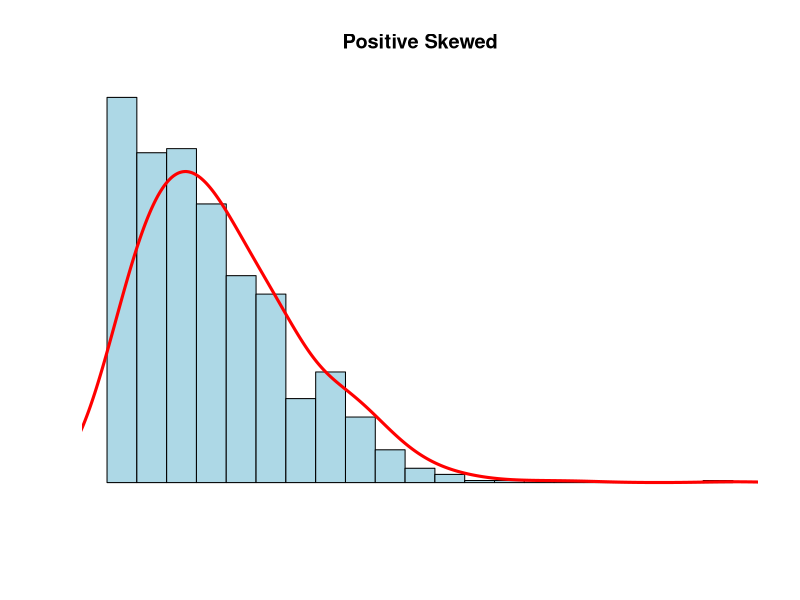

Here is the R script that generated this plot: (Note: this script raises an error after producing the figure.)
## ---- chunk 1
knitr::opts_chunk$set(echo = TRUE)
library(tidyverse)

frango_dieta <- read_csv("dados/brutos/frango_dieta.csv")
View(frango_dieta)

dados_co2 <- read_csv("dados/brutos/dados_co2.csv")
View(dados_co2)

dados_co2_tidy <- read_csv("dados/tidy/dados_co2_tidy.csv")
View(dados_co2_tidy)

tabela_1_4_ <- read_csv("dados/brutos/tabela 1 (4).csv")
View(tabela_1_4_)

## ---- chunk 2
X  <- c ( 68 , 70 , 72 , 58 , 90 , 110 , 68 , 70 , 72 , 80 , 80 , 67 , 90 , 94 , 100 , 80 , 75 , 79 , 84 , 90 )
## ---- chunk 3
mean ( X )

quantile ( X )

median ( X )

sd ( X )
## ---- chunk 4
frango_dieta <- read_csv("dados/brutos/frango_dieta.csv") 

## ---- chunk 5
mean(frango_dieta$peso )
## ---- chunk 6
sd(frango_dieta$peso )

## ---- chunk 7
N <- 1000
x <- rnbinom(N, 4, .5)
hist(
x,
xlim = c(min(x), max(x)),
probability = T,
nclass = max(x) - min(x) + 1,
col = 'lightblue', xlab = ' ', ylab = ' ', axes = F,
main = 'Positive Skewed'
)
lines(density(x, bw = 1), col = 'red', lwd = 3)

## ---- chunk 8
dados_co2 %>%                
pivot_longer(
1:13,                
names_to = "ano",    
values_to = "dez")  
  
## ---- chunk 9
dados_co2 <- read_csv("dados/brutos/dados_co2.csv")


dados_co2 %>% View()

## ---- chunk 10
dados_co2_tidy <- dados_co2 %>% 
  pivot_longer(
    !ano, 
   names_to = "mes",
   values_to = "ppm"
  )
## ---- chunk 11
write_csv(dados_co2_tidy, "dados/tidy/dados_co2_tidy.csv")
## ---- chunk 12
co2_tidy <-  read_csv("dados/tidy/dados_co2_tidy.csv")
View(co2_tidy)

co2_tidy %>% glimpse()
## ---- chunk 13
#-------------------------------------------
co2_tidy %>% # conjunto de dados
group_by(ano) %>% # agrupa por ano
summarise(media = round(mean(ppm), 2)) %>% # calcula a média da variavel ppm em cada grupo
ggplot(aes(ano, media, group = 1)) + # cria o gráfico
geom_line(color = "blue", size = 1)
#-------------------------------------------
## ---- chunk 14
tibble(
  nome = c("Ana", "Ludimilla", "Cristina", "Tereza", "Patrícia", "Mariana", "Ana Paula", "Dirce"),
  altura = c("155", "158", "162", "168", "170", "170", "172", "173"),
  peso = c("50", "61", "65", "68", "69", "65", "82", "79")
)
## ---- chunk 15
plot(tabela_1_4_$"peso", tabela_1_4_$"altura" , col = "blue", xlab = "peso", ylab = "altura", main = "tabela 1")

